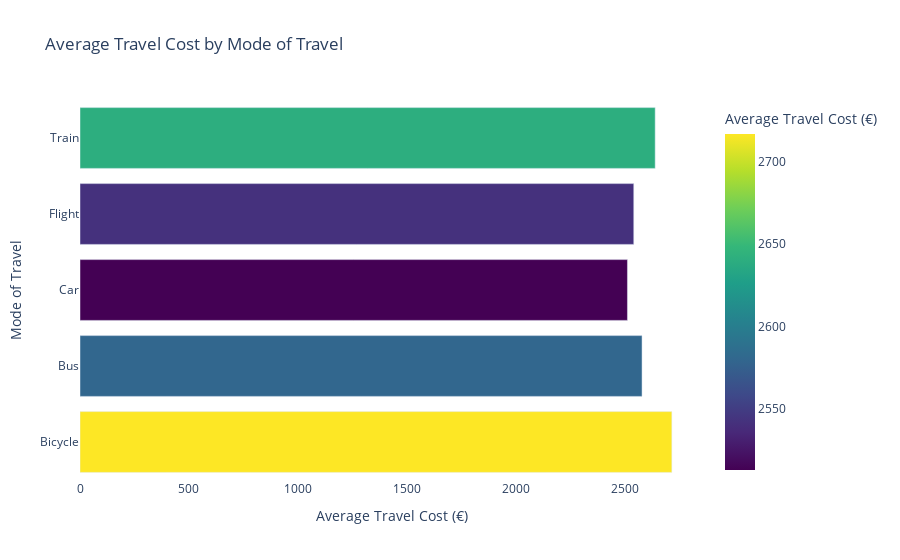

Source (notebook cell):
### Markdown cell above
# Average Travel Cost by Mode of Travel #
 
  The use of a horizontal bar chart to visualise the cost of travel in relation to mode of transport.

### Code cell
# Calculate average travel cost by mode of travel
df_travel_mode = df.groupby("Mode_of_Travel", as_index=False)["Total_Travel_Cost"].mean()

# Create bar plot using Plotly
fig = px.bar(
    df_travel_mode, 
    x="Total_Travel_Cost", 
    y="Mode_of_Travel", 
    orientation='h', 
    color="Total_Travel_Cost", 
    color_continuous_scale="viridis",
    title="Average Travel Cost by Mode of Travel",
    labels={"Total_Travel_Cost": "Average Travel Cost (€)", "Mode_of_Travel": "Mode of Travel"}
)

# Update layout for better readability
fig.update_layout(
    xaxis_title="Average Travel Cost (€)",
    yaxis_title="Mode of Travel",
    xaxis_showgrid=True,
    plot_bgcolor="white"
)

# Show plot
fig.show()

### Figure 1 — Plotly figure (JSON) as saved in the notebook; plotly's stock layout.template omitted (floating-point values rounded to 4 significant figures)
{"data": [{"alignmentgroup": "True", "hovertemplate": "Average Travel Cost (€)=%{marker.color}<br>Mode of Travel=%{y}<extra></extra>", "legendgroup": "", "marker": {"color": [2717.0, 2580, 2513.0, 2542.0, 2640.0], "coloraxis": "coloraxis", "pattern": {"shape": ""}}, "name": "", "offsetgroup": "", "orientation": "h", "showlegend": false, "textposition": "auto", "type": "bar", "x": [2717.0, 2580, 2513.0, 2542.0, 2640.0], "xaxis": "x", "y": ["Bicycle", "Bus", "Car", "Flight", "Train"], "yaxis": "y"}], "layout": {"barmode": "relative", "coloraxis": {"colorbar": {"title": {"text": "Average Travel Cost (€)"}}, "colorscale": [[0, "#440154"], [0.1111, "#482878"], [0.2222, "#3e4989"], [0.3333, "#31688e"], [0.4444, "#26828e"], [0.5556, "#1f9e89"], [0.6667, "#35b779"], [0.7778, "#6ece58"], [0.8889, "#b5de2b"], [1, "#fde725"]]}, "legend": {"tracegroupgap": 0}, "plot_bgcolor": "white", "title": {"text": "Average Travel Cost by Mode of Travel"}, "xaxis": {"anchor": "y", "domain": [0, 1], "showgrid": true, "title": {"text": "Average Travel Cost (€)"}}, "yaxis": {"anchor": "x", "domain": [0, 1], "title": {"text": "Mode of Travel"}}}}
